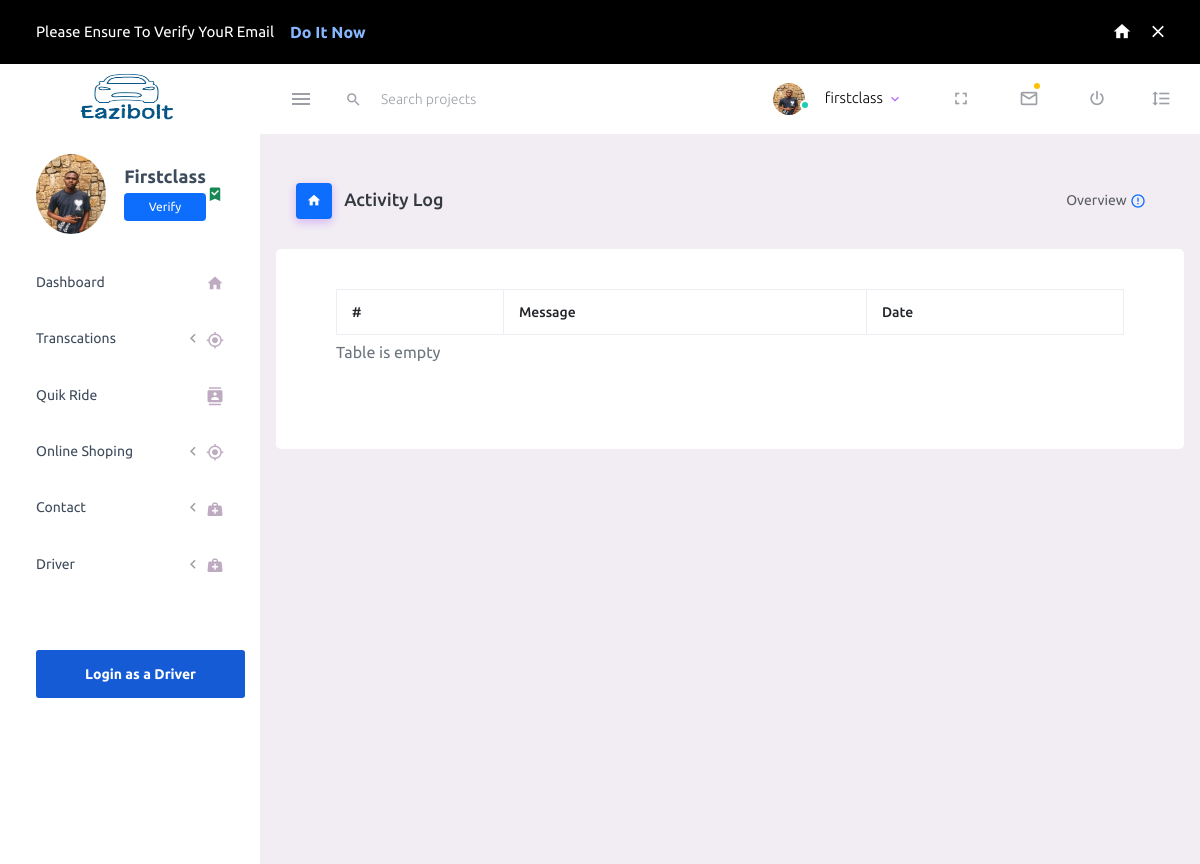
The page /views/users/ActivityLog.php (signed in) on the database as committed earlier.
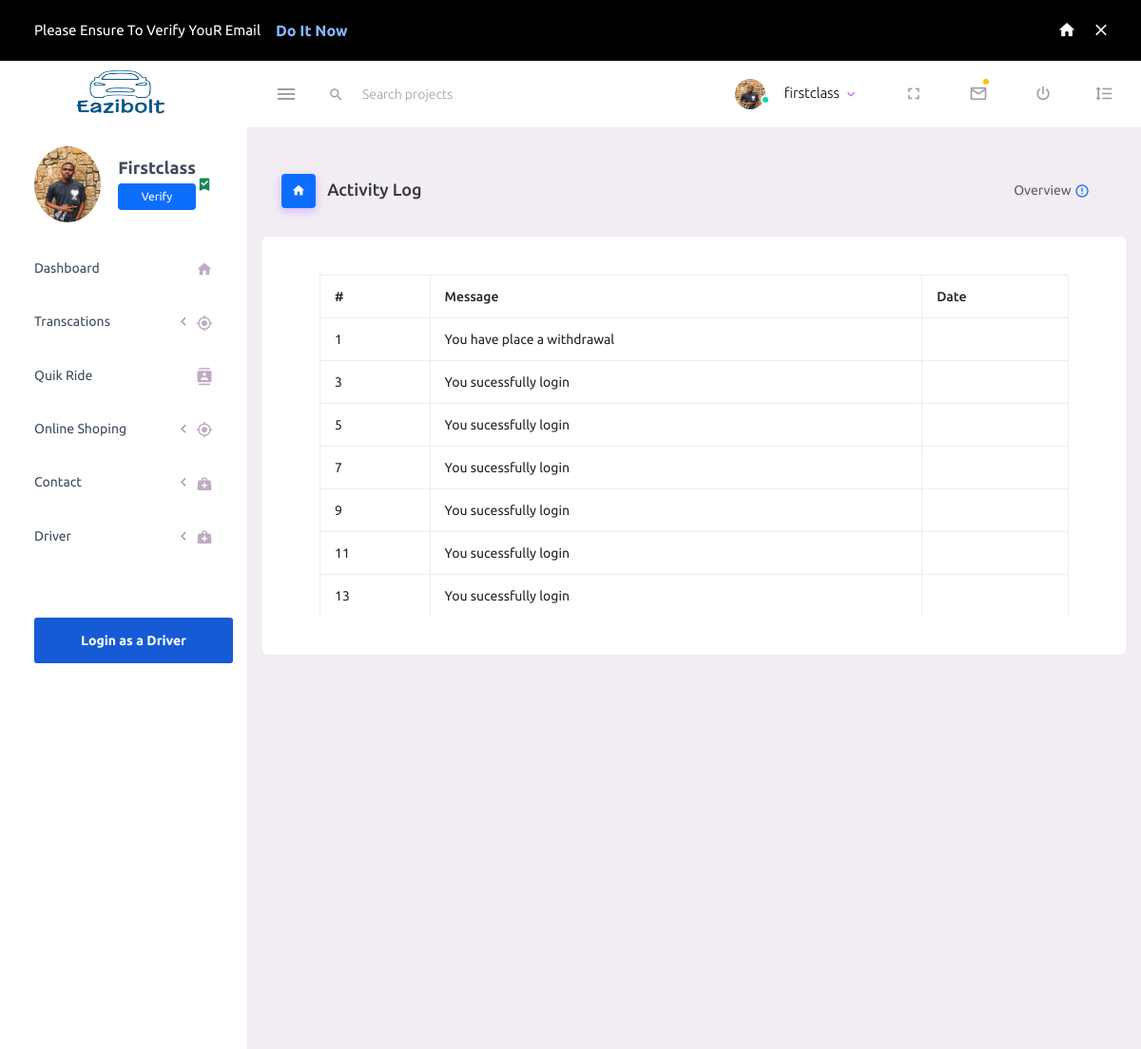
The same page on the database as committed later.
### tables this page shows
CREATE TABLE `clients` (
  `id` int(11) NOT NULL,
  `username` varchar(255) NOT NULL,
  `email` varchar(255) NOT NULL,
  `image` varchar(255) NOT NULL,
  `password` varchar(255) NOT NULL,
  `isEmail` int(1) NOT NULL,
  `balance` int(11) NOT NULL,
  `EaziboltCoin` int(11) NOT NULL
);

CREATE TABLE `notification` (
  `id` int(11) NOT NULL,
  `user_id` int(11) NOT NULL,
  `message` varchar(255) NOT NULL,
  `time` timestamp(6) NOT NULL DEFAULT current_timestamp(6) ON UPDATE current_timestamp(6)
);

### backend/config/users/session.php (called while the page is built, shortened)
<?php
$login_id = $_SESSION['login_id'];
$userDetail = mysqli_query($conection, "SELECT * FROM `clients` WHERE `id`='$login_id'");
while ($row = mysqli_fetch_assoc($userDetail)) {
         $username = $row['username'];
         $img = $row['image'];
         $isEmail = $row['isEmail'];
}
?>

### views/users/ActivityLog.php (the view, shortened to what this page needs)
<?php
require('../../backend/config/connection.php');
require('../../backend/config/users/session.php');
?>
<!DOCTYPE html>
<html lang="en">
<head>
         <link rel="stylesheet" href="../../assets/css/main.css">
         <link rel="stylesheet" href="../../assets/vendors/mdi/css/materialdesignicons.min.css">
</head>
<body>
         <div class="container-scroller">
                  <div class="row p-0 m-0 proBanner" id="proBanner">
                           <div class="col-md-12 p-0 m-0">
                                    <div class="card-body card-body-padding d-flex align-items-center justify-content-between">
                                             <div class="ps-lg-1">
                                                      <div class="d-flex align-items-center justify-content-between">
                                                               <p class="mb-0 font-weight-medium me-3 buy-now-text">Please Ensure To Verify YouR Email</p>
                                                               <a href="#" target="_blank" class="btn me-2 buy-now-btn border-0">Do It Now</a>
                                                      </div>
                                             </div>
                                             <div class="d-flex align-items-center justify-content-between">
                                                      <a href="#"><i class="mdi mdi-home me-3 text-white"></i></a>
                                                      <button id="bannerClose" class="btn border-0 p-0">
                                                               <i class="mdi mdi-close text-white me-0"></i>
                                                      </button>
                                             </div>
                                    </div>
                           </div>
                  </div>
                  <nav class="navbar default-layout-navbar col-lg-12 col-12 p-0 fixed-top d-flex flex-row">
                           <?php require('../../backend/components/users/navbar.php'); ?>
                  </nav>
                  <div class="container-fluid page-body-wrapper">
                           <nav class="sidebar sidebar-offcanvas" id="sidebar">
                                    <?php require('../../backend/components/users/sidenav.php'); ?>
                           </nav>
                           <div class="main-panel">
                                    <div class="content-wrapper">
                                             <div class="page-header">
                                                      <h3 class="page-title">
                                                               <span class="page-title-icon bg-primary text-white me-2">
                                                                        <i class="mdi mdi-home"></i>
                                                               </span> Activity Log
                                                      </h3>
                                                      <nav aria-label="breadcrumb">
                                                               <ul class="breadcrumb">
                                                                        <li class="breadcrumb-item active" aria-current="page">
                                                                                 <span></span>Overview <i class="mdi mdi-alert-circle-outline icon-sm text-primary align-middle"></i>
                                                                        </li>
                                                               </ul>
                                                      </nav>
                                             </div>
                                             <div class="row">
                                                      <div class="card">
                                                               <div class="col-lg-12 grid-margin stretch-card">
                                                                        <div class="card">
                                                                                 <div class="card-body" style="max-height: 400px; overflow-y:auto;">
                                                                                          <table class="table table-bordered">
                                                                                                   <thead>
                                                                                                            <tr>
                                                                                                                     <th> # </th>
                                                                                                                     <th> Message </th>
                                                                                                                     <th> Date </th>
                                                                                                            </tr>
                                                                                                   </thead>
                                                                                                   <tbody>
                                                                                                            <?php
                                                                                                            $select = mysqli_query($conection, "SELECT * FROM `notification` WHERE `user_id`='$login_id'");
                                                                                                            if (mysqli_num_rows($select)) {
                                                                                                                     $count = 0;
                                                                                                                     while ($fetch = mysqli_fetch_assoc($select)) {
                                                                                                                              $count++
                                                                                                            ?>
                                                                                                                              <tr>
                                                                                                                                       <td> <?php echo $count++  ?> </td>
                                                                                                                                       <td><?php echo $fetch['message']  ?> </td>
                                                                                                                                       <td><time class="timeago" datetime="<?php echo $fetch['time'] ?>"></time> </td>
                                                                                                                              </tr>
                                                                                                                     <?php }
                                                                                                            } else { ?>
                                                                                                                     <caption>Table is empty</caption>
                                                                                                            <?php }
                                                                                                            ?>
                                                                                                   </tbody>
                                                                                          </table>
                                                                                 </div>
                                                                        </div>
                                                               </div>
                                                      </div>
                                             </div>
                                    </div>
                           </div>
                  </div>
         </div>
</body>
</html>

### backend/components/users/navbar.php (shortened to what this page needs)
<div class="text-center navbar-brand-wrapper d-flex align-items-center justify-content-center">
         <a class="navbar-brand brand-logo" href="#"> <img style="height: 50px; width: 100px;" src="../../assets/images/eazibolt png5.png" alt="Logo" /></a>
</div>
<div class="navbar-menu-wrapper d-flex align-items-stretch">
         <button class="navbar-toggler navbar-toggler align-self-center" type="button" data-toggle="minimize">
                  <span class="mdi mdi-menu"></span>
         </button>
         <div class="search-field d-none d-md-block">
                  <form class="d-flex align-items-center h-100" action="#">
                           <div class="input-group">
                                    <div class="input-group-prepend bg-transparent">
                                             <i class="input-group-text border-0 mdi mdi-magnify"></i>
                                    </div>
                                    <input type="text" class="form-control bg-transparent border-0" placeholder="Search projects">
                           </div>
                  </form>
         </div>
         <ul class="navbar-nav navbar-nav-right">
                  <li class="nav-item nav-profile dropdown">
                           <a class="nav-link dropdown-toggle" id="profileDropdown" href="#" data-bs-toggle="dropdown" aria-expanded="false">
                                    <div class="nav-profile-img">
                                             <img src="../../upload/Profile/<?php echo $img  ?>" alt="image">
                                             <span class="availability-status online"></span>
                                    </div>
                                    <div class="nav-profile-text">
                                             <p class="mb-1 text-black"><?php echo $username  ?></p>
                                    </div>
                           </a>
                  </li>
                  <li class="nav-item d-none d-lg-block full-screen-link">
                           <a class="nav-link">
                                    <i class="mdi mdi-fullscreen" id="fullscreen-button"></i>
                           </a>
                  </li>
                  <li class="nav-item dropdown">
                           <a class="nav-link count-indicator dropdown-toggle" id="messageDropdown" href="#" data-bs-toggle="dropdown" aria-expanded="false">
                                    <i class="mdi mdi-email-outline"></i>
                                    <span class="count-symbol bg-warning"></span>
                           </a>
                  </li>
                  <li class="nav-item nav-logout d-none d-lg-block">
                           <a class="nav-link" href="#">
                                    <i class="mdi mdi-power"></i>
                           </a>
                  </li>
                  <li class="nav-item nav-settings d-none d-lg-block">
                           <a class="nav-link" href="#">
                                    <i class="mdi mdi-format-line-spacing"></i>
                           </a>
                  </li>
         </ul>
</div>

### backend/components/users/sidenav.php (shortened to what this page needs)
<ul class="nav">
         <li class="nav-item nav-profile">
                  <a href="#" class="nav-link">
                           <div class="nav-profile-image">
                                    <img style="height: 80px;width:70px" src="../../upload/Profile/<?php echo $img  ?>" alt="profile">
                           </div>
                           <div class="nav-profile-text d-flex flex-column">
                                    <span style="text-transform: capitalize; font-size:18px" class="font-weight-bold mb-2 "><?php echo $username ?></span>
                                    <?php
                                    if ($isEmail == 1) { ?>
                                             <span class="text-secondary text-small bg-primary py-2 text-white d-flex justify-content-center rounded ">Verify</span>
                                    <?php  } else { ?>
                                             <span class="text-secondary text-small bg-danger py-2 text-white d-flex justify-content-center rounded ">Not Verify</span>
                                    <?php  }
                                    ?>
                           </div>
                           <i class="mdi mdi-bookmark-check text-success nav-profile-badge"></i>
                  </a>
         </li>
         <li class="nav-item">
                  <a class="nav-link" href="./dashboard.php">
                           <span class="menu-title">Dashboard</span>
                           <i class="mdi mdi-home menu-icon"></i>
                  </a>
         </li>
         <li class="nav-item">
                  <a class="nav-link" data-bs-toggle="collapse" href="#ui-basic" aria-expanded="false" aria-controls="ui-basic">
                           <span class="menu-title">Transcations</span>
                           <i class="menu-arrow"></i>
                           <i class="mdi mdi-crosshairs-gps menu-icon"></i>
                  </a>
         </li>
         <li class="nav-item">
                  <a class="nav-link" href="./bookride.php">
                           <span class="menu-title">Quik Ride</span>
                           <i class="mdi mdi-contacts menu-icon"></i>
                  </a>
         </li>
         <li class="nav-item">
                  <a class="nav-link" data-bs-toggle="collapse" href="#ui-shopping" aria-expanded="false" aria-controls="ui-basic">
                           <span class="menu-title">Online Shoping</span>
                           <i class="menu-arrow"></i>
                           <i class="mdi mdi-crosshairs-gps menu-icon"></i>
                  </a>
         </li>
         <li class="nav-item">
                  <a class="nav-link" data-bs-toggle="collapse" href="#general-pages" aria-expanded="false" aria-controls="general-pages">
                           <span class="menu-title">Contact</span>
                           <i class="menu-arrow"></i>
                           <i class="mdi mdi-medical-bag menu-icon"></i>
                  </a>
         </li>
         <li class="nav-item">
                  <a class="nav-link" data-bs-toggle="collapse" href="#general-driver" aria-expanded="false" aria-controls="general-pages">
                           <span class="menu-title">Driver</span>
                           <i class="menu-arrow"></i>
                           <i class="mdi mdi-medical-bag menu-icon"></i>
                  </a>
         </li>
         <li class="nav-item sidebar-actions">
                  <span class="nav-link">
                           <a href="./Driver/loginDriver.php">
                                    <button style="background:#155bd5;color:white" class="btn btn-block btn-lg   mt-4">Login as a Driver</button>
                           </a>
                  </span>
         </li>
</ul>

Rows that differ between the two databases and show on the page:
added notification: message "You have place a withdrawal"
added notification: message "You sucessfully login"
added notification: message "You sucessfully login"
added notification: message "You sucessfully login"
added notification: message "You sucessfully login"
added notification: message "You sucessfully login"
added notification: message "You sucessfully login"
Other text that changed with them:
text no longer shown: "Table is empty"
